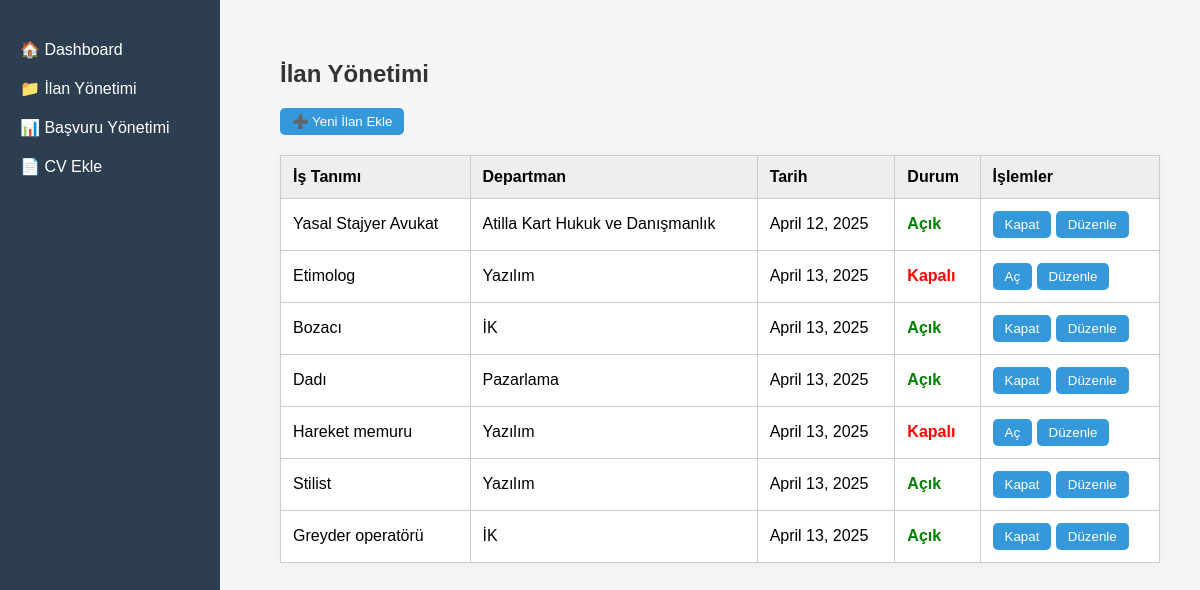
The app's page /jobs/, older data.
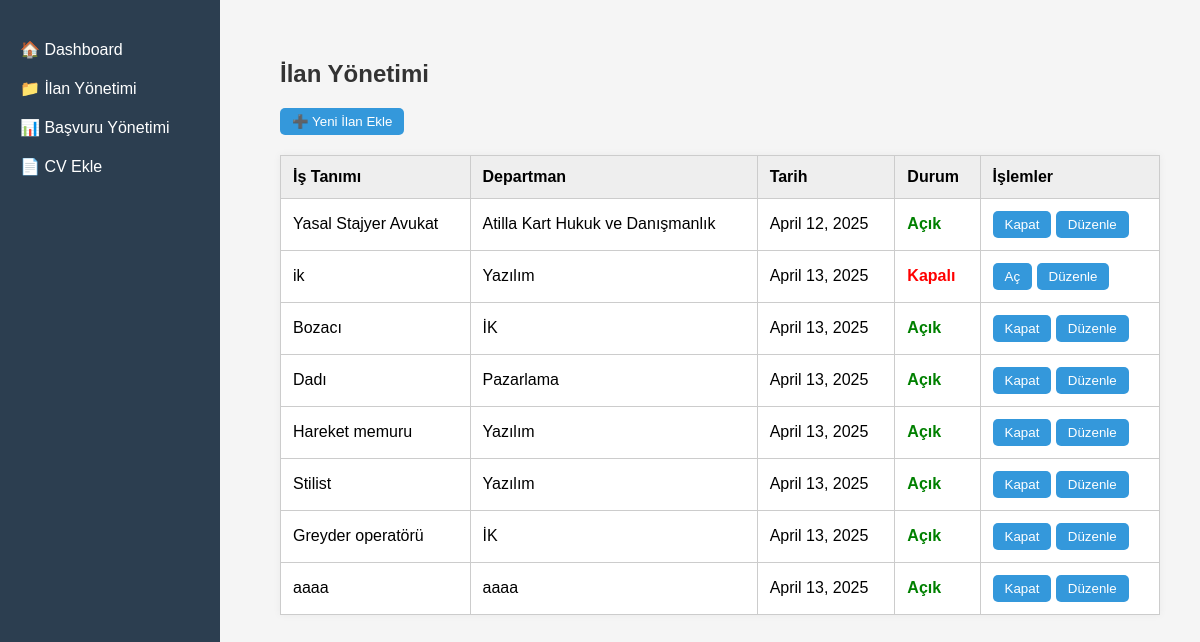
The same page, newer data.
### panel/models.py (models this page shows, shortened)
class JobPosting(models.Model):
    title = models.CharField(max_length=100)
    department = models.CharField(max_length=100)
    posted_date = models.DateField(auto_now_add=True)
    is_active = models.BooleanField(default=True)

### panel/views.py (the view)
# urls.py: path('jobs/', job_management_view, name='job_management'),
def job_management_view(request):
    jobs = JobPosting.objects.all()
    return render(request, 'job_management.html', {'jobs': jobs})

### panel/templates/job_management.html (shortened to what this page needs)
<!DOCTYPE html>
<html lang="tr">
<head>
    {% load static %}
    <link rel="stylesheet" href="{% static 'css/style.css' %}">
</head>
<body>
<div class="sidebar">
    <a href="{% url 'dashboard' %}">🏠 Dashboard</a>
    <a href="{% url 'job_management' %}">📁 İlan Yönetimi</a>
    <a href="{% url 'application_analysis' %}">📊 Başvuru Yönetimi</a>
    <a href="{% url 'upload_cv' %}">📄 CV Ekle</a>
</div>
<div class="content">
    <h2>İlan Yönetimi</h2>
    <a href="{% url 'add_job' %}">
        <button style="margin-bottom: 20px;">➕ Yeni İlan Ekle</button>
    </a>
    <table>
        <tr>
            <th>İş Tanımı</th>
            <th>Departman</th>
            <th>Tarih</th>
            <th>Durum</th>
            <th>İşlemler</th>
        </tr>
        {% for job in jobs %}
        <tr>
            <td>{{ job.title }}</td>
            <td>{{ job.department }}</td>
            <td>{{ job.posted_date }}</td>
            <td>
                {% if job.is_active %}
                    <span class="acik">Açık</span>
                {% else %}
                    <span class="kapali">Kapalı</span>
                {% endif %}
            </td>
            <td>
                <a href="{% url 'toggle_job_status' job.id %}">
                    <button>{% if job.is_active %}Kapat{% else %}Aç{% endif %}</button>
                </a>
                <a href="{% url 'edit_job' job.id %}">
                    <button>Düzenle</button>
                </a>
            </td>
        </tr>
        {% endfor %}
    </table>
</div>
</body>
</html>

### panel/static/css/style.css (style rules this page uses)
body { font-family: 'Segoe UI', sans-serif; background-color: #f9f9f9; margin: 0; padding: 0; }
h2 { color: #333; }
table { width: 100%; border-collapse: collapse; background-color: #fff; box-shadow: 0 0 8px rgba(0,0,0,0.05); }
th, td { border: 1px solid #ddd; padding: 12px; text-align: left; }
th { background-color: #f0f0f0; }
button, input[type="submit"] { background-color: #4CAF50; color: white; border: none; padding: 8px 16px; cursor: pointer; transition: 0.3s ease; }
a { color: #4CAF50; text-decoration: none; }

### panel/templates/job_management.html (style rules this page uses)
body { font-family: Arial, sans-serif; background-color: #f5f5f5; margin: 0; padding: 0; }
.sidebar { width: 220px; background-color: #2c3e50; color: white; height: 100vh; position: fixed; padding-top: 30px; }
.sidebar a { display: block; color: white; padding: 10px 20px; text-decoration: none; }
.content { margin-left: 240px; padding: 40px; }
table { border-collapse: collapse; width: 100%; background: white; }
th, td { border: 1px solid #ccc; padding: 12px; text-align: left; }
th { background-color: #eee; }
.acik { color: green; font-weight: bold; }
.kapali { color: red; font-weight: bold; }
button { padding: 6px 12px; border: none; background-color: #3498db; color: white; cursor: pointer; border-radius: 5px; }

Row changes from the older to the newer data that the page shows:
changed JobPosting (number 2 of 8 on the later page): title "Etimolog" → "ik"
changed JobPosting "Hareket memuru": is_active "Kapalı Aç" → "Açık Kapat"
added JobPosting: title "aaaa", department "aaaa", posted_date "April 13, 2025", is_active "Açık"
